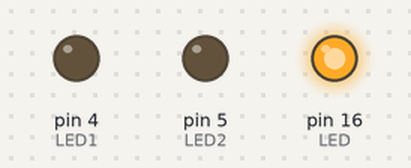
Recording of a sketch running on a simulated Arduino Uno, built with avr-gcc and run on an emulated ATmega328P. Shown: output pins drawn as LEDs (lit = HIGH).

Above: at 0.02 s.
At 0.72 s:
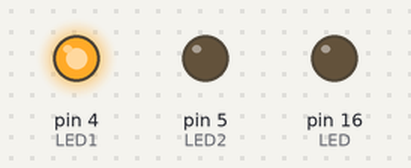
At 1.47 s:
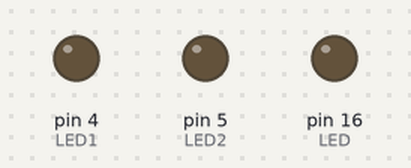
At 2.92 s:
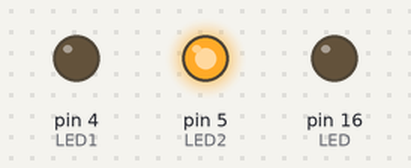
Timing chart, 0 to 3.2 s (numbered marks = the images above):
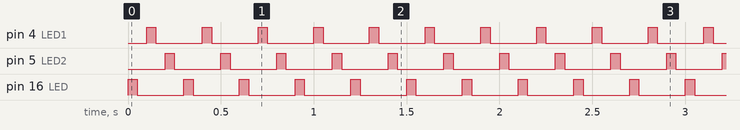

Measured:
- by itself, pin 4 (LED1), pin 5 (LED2), pin 16 (LED): alternates HIGH for 0.05 s and LOW for 0.25 s

The sketch:

2LedBlink-Project.ino
```cpp
int LED = 16; // we have to declare our led here
int LED1 = 4; // we have to declare our led here
int LED2 = 5; // we have to declare our led here

void setup()
{
    pinMode(LED, OUTPUT);
    pinMode(LED1, OUTPUT);
    pinMode(LED2, OUTPUT);
}
void loop()
{
    digitalWrite(LED, HIGH);
    delay(50);
    digitalWrite(LED, LOW);
    delay(50);
    digitalWrite(LED1, HIGH);
    delay(50);
    digitalWrite(LED1, LOW);
    delay(50);
    digitalWrite(LED2, HIGH);
    delay(50);
    digitalWrite(LED2, LOW);
    delay(50);
}
```
